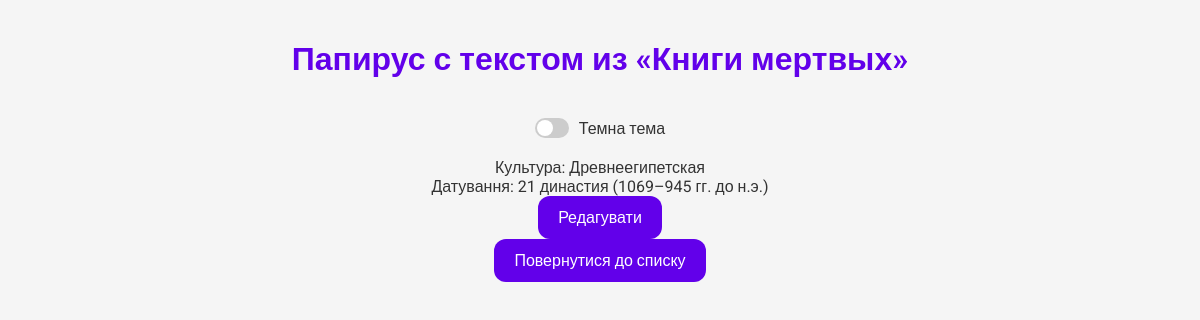
/exhibit/6/ (signed in), run on the app's committed database.
### exhibits/models.py (models this page shows, shortened)
class Exhibit(models.Model):
    title = models.CharField(max_length=200)
    culture = models.CharField(max_length=100)
    date = models.CharField(max_length=100)  # Мы можем использовать DateField, но для упрощения возьмем CharField

### exhibits/views.py (the view)
# urls.py: path('exhibit/<int:pk>/', views.exhibit_detail, name='exhibit_detail'),  # Подробности по экспонату
@login_required
def exhibit_detail(request, pk):
    exhibit = get_object_or_404(Exhibit, pk=pk)
    return render(request, 'exhibits/exhibit_detail.html', {'exhibit': exhibit})

### exhibits/templates/exhibits/exhibit_detail.html (shortened to what this page needs)
<!DOCTYPE html>
<html lang="uk">
<head>
    {% load static %}
    <link rel="stylesheet" href="{% static 'exhibits/styles.css' %}">
</head>
<body>
    <h1>{{ exhibit.title }}</h1>
    <div class="toggle-container">
        <label class="toggle-label">
            <span class="slider"></span>
        </label>
        <span>Темна тема</span>
    </div>
    <p>Культура: {{ exhibit.culture }}</p>
    <p>Датування: {{ exhibit.date }}</p>
    {% if user.is_superuser %}
        <a href="{% url 'exhibit_edit' exhibit.pk %}" class="button">Редагувати</a>
    {% endif %}
    <a href="{% url 'exhibit_list' %}" class="button">Повернутися до списку</a>
</body>
</html>

### exhibits/static/exhibits/styles.css (style rules this page uses)
* { box-sizing: border-box; margin: 0; padding: 0; }
body { font-family: 'Roboto', sans-serif; background-color: #F5F5F5; color: #333; transition: background-color 0.3s, color 0.3s; display: flex; flex-direction: column; align-items: center; padding: 20px; }
h1 { color: #6200EA; margin: 20px 0; }
a { text-decoration: none; color: #03DAC5; }
a.button, button { background-color: #6200EA; color: #FFFFFF; padding: 12px 20px; border-radius: 12px; border: none; transition: background-color 0.3s, transform 0.2s; cursor: pointer; }
.toggle-container { display: flex; align-items: center; margin: 20px 0; }
.toggle-label { display: flex; align-items: center; margin-right: 10px; }
.toggle-label .slider { width: 34px; height: 20px; background-color: #ccc; border-radius: 34px; position: relative; cursor: pointer; transition: background-color 0.3s; }
.toggle-label .slider::before { content: ""; position: absolute; width: 16px; height: 16px; left: 2px; bottom: 2px; background-color: white; border-radius: 50%; transition: transform 0.3s; }

### data on the page
Exhibit: title "Папирус с текстом из «Книги мертвых»", culture "Древнеегипетская", date "21 династия (1069–945 гг. до н.э.)"
